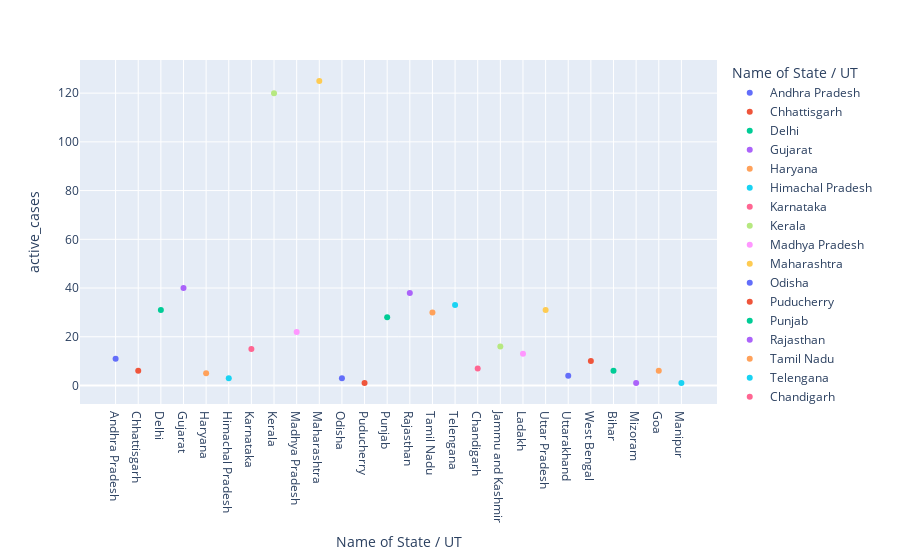

The notebook cell saved with this chart:
### Code cell
px.scatter(df,x='Name of State / UT',y='active_cases',color = 'Name of State / UT')

### Figure 1 — Plotly figure (JSON) as saved in the notebook; plotly's stock layout.template omitted (floating-point values rounded to 4 significant figures)
{"data": [{"hovertemplate": "Name of State / UT=%{x}<br>active_cases=%{y}<extra></extra>", "legendgroup": "Andhra Pradesh", "marker": {"color": "#636efa", "symbol": "circle"}, "mode": "markers", "name": "Andhra Pradesh", "orientation": "v", "showlegend": true, "type": "scatter", "x": ["Andhra Pradesh"], "xaxis": "x", "y": [11], "yaxis": "y"}, {"hovertemplate": "Name of State / UT=%{x}<br>active_cases=%{y}<extra></extra>", "legendgroup": "Chhattisgarh", "marker": {"color": "#EF553B", "symbol": "circle"}, "mode": "markers", "name": "Chhattisgarh", "orientation": "v", "showlegend": true, "type": "scatter", "x": ["Chhattisgarh"], "xaxis": "x", "y": [6], "yaxis": "y"}, {"hovertemplate": "Name of State / UT=%{x}<br>active_cases=%{y}<extra></extra>", "legendgroup": "Delhi", "marker": {"color": "#00cc96", "symbol": "circle"}, "mode": "markers", "name": "Delhi", "orientation": "v", "showlegend": true, "type": "scatter", "x": ["Delhi"], "xaxis": "x", "y": [31], "yaxis": "y"}, {"hovertemplate": "Name of State / UT=%{x}<br>active_cases=%{y}<extra></extra>", "legendgroup": "Gujarat", "marker": {"color": "#ab63fa", "symbol": "circle"}, "mode": "markers", "name": "Gujarat", "orientation": "v", "showlegend": true, "type": "scatter", "x": ["Gujarat"], "xaxis": "x", "y": [40], "yaxis": "y"}, {"hovertemplate": "Name of State / UT=%{x}<br>active_cases=%{y}<extra></extra>", "legendgroup": "Haryana", "marker": {"color": "#FFA15A", "symbol": "circle"}, "mode": "markers", "name": "Haryana", "orientation": "v", "showlegend": true, "type": "scatter", "x": ["Haryana"], "xaxis": "x", "y": [5], "yaxis": "y"}, {"hovertemplate": "Name of State / UT=%{x}<br>active_cases=%{y}<extra></extra>", "legendgroup": "Himachal Pradesh", "marker": {"color": "#19d3f3", "symbol": "circle"}, "mode": "markers", "name": "Himachal Pradesh", "orientation": "v", "showlegend": true, "type": "scatter", "x": ["Himachal Pradesh"], "xaxis": "x", "y": [3], "yaxis": "y"}, {"hovertemplate": "Name of State / UT=%{x}<br>active_cases=%{y}<extra></extra>", "legendgroup": "Karnataka", "marker": {"color": "#FF6692", "symbol": "circle"}, "mode": "markers", "name": "Karnataka", "orientation": "v", "showlegend": true, "type": "scatter", "x": ["Karnataka"], "xaxis": "x", "y": [15], "yaxis": "y"}, {"hovertemplate": "Name of State / UT=%{x}<br>active_cases=%{y}<extra></extra>", "legendgroup": "Kerala", "marker": {"color": "#B6E880", "symbol": "circle"}, "mode": "markers", "name": "Kerala", "orientation": "v", "showlegend": true, "type": "scatter", "x": ["Kerala"], "xaxis": "x", "y": [120], "yaxis": "y"}, {"hovertemplate": "Name of State / UT=%{x}<br>active_cases=%{y}<extra></extra>", "legendgroup": "Madhya Pradesh", "marker": {"color": "#FF97FF", "symbol": "circle"}, "mode": "markers", "name": "Madhya Pradesh", "orientation": "v", "showlegend": true, "type": "scatter", "x": ["Madhya Pradesh"], "xaxis": "x", "y": [22], "yaxis": "y"}, {"hovertemplate": "Name of State / UT=%{x}<br>active_cases=%{y}<extra></extra>", "legendgroup": "Maharashtra", "marker": {"color": "#FECB52", "symbol": "circle"}, "mode": "markers", "name": "Maharashtra", "orientation": "v", "showlegend": true, "type": "scatter", "x": ["Maharashtra"], "xaxis": "x", "y": [125], "yaxis": "y"}, {"hovertemplate": "Name of State / UT=%{x}<br>active_cases=%{y}<extra></extra>", "legendgroup": "Odisha", "marker": {"color": "#636efa", "symbol": "circle"}, "mode": "markers", "name": "Odisha", "orientation": "v", "showlegend": true, "type": "scatter", "x": ["Odisha"], "xaxis": "x", "y": [3], "yaxis": "y"}, {"hovertemplate": "Name of State / UT=%{x}<br>active_cases=%{y}<extra></extra>", "legendgroup": "Puducherry", "marker": {"color": "#EF553B", "symbol": "circle"}, "mode": "markers", "name": "Puducherry", "orientation": "v", "showlegend": true, "type": "scatter", "x": ["Puducherry"], "xaxis": "x", "y": [1], "yaxis": "y"}, {"hovertemplate": "Name of State / UT=%{x}<br>active_cases=%{y}<extra></extra>", "legendgroup": "Punjab", "marker": {"color": "#00cc96", "symbol": "circle"}, "mode": "markers", "name": "Punjab", "orientation": "v", "showlegend": true, "type": "scatter", "x": ["Punjab"], "xaxis": "x", "y": [28], "yaxis": "y"}, {"hovertemplate": "Name of State / UT=%{x}<br>active_cases=%{y}<extra></extra>", "legendgroup": "Rajasthan", "marker": {"color": "#ab63fa", "symbol": "circle"}, "mode": "markers", "name": "Rajasthan", "orientation": "v", "showlegend": true, "type": "scatter", "x": ["Rajasthan"], "xaxis": "x", "y": [38], "yaxis": "y"}, {"hovertemplate": "Name of State / UT=%{x}<br>active_cases=%{y}<extra></extra>", "legendgroup": "Tamil Nadu", "marker": {"color": "#FFA15A", "symbol": "circle"}, "mode": "markers", "name": "Tamil Nadu", "orientation": "v", "showlegend": true, "type": "scatter", "x": ["Tamil Nadu"], "xaxis": "x", "y": [30], "yaxis": "y"}, {"hovertemplate": "Name of State / UT=%{x}<br>active_cases=%{y}<extra></extra>", "legendgroup": "Telengana", "marker": {"color": "#19d3f3", "symbol": "circle"}, "mode": "markers", "name": "Telengana", "orientation": "v", "showlegend": true, "type": "scatter", "x": ["Telengana"], "xaxis": "x", "y": [33], "yaxis": "y"}, {"hovertemplate": "Name of State / UT=%{x}<br>active_cases=%{y}<extra></extra>", "legendgroup": "Chandigarh", "marker": {"color": "#FF6692", "symbol": "circle"}, "mode": "markers", "name": "Chandigarh", "orientation": "v", "showlegend": true, "type": "scatter", "x": ["Chandigarh"], "xaxis": "x", "y": [7], "yaxis": "y"}, {"hovertemplate": "Name of State / UT=%{x}<br>active_cases=%{y}<extra></extra>", "legendgroup": "Jammu and Kashmir", "marker": {"color": "#B6E880", "symbol": "circle"}, "mode": "markers", "name": "Jammu and Kashmir", "orientation": "v", "showlegend": true, "type": "scatter", "x": ["Jammu and Kashmir"], "xaxis": "x", "y": [16], "yaxis": "y"}, {"hovertemplate": "Name of State / UT=%{x}<br>active_cases=%{y}<extra></extra>", "legendgroup": "Ladakh", "marker": {"color": "#FF97FF", "symbol": "circle"}, "mode": "markers", "name": "Ladakh", "orientation": "v", "showlegend": true, "type": "scatter", "x": ["Ladakh"], "xaxis": "x", "y": [13], "yaxis": "y"}, {"hovertemplate": "Name of State / UT=%{x}<br>active_cases=%{y}<extra></extra>", "legendgroup": "Uttar Pradesh", "marker": {"color": "#FECB52", "symbol": "circle"}, "mode": "markers", "name": "Uttar Pradesh", "orientation": "v", "showlegend": true, "type": "scatter", "x": ["Uttar Pradesh"], "xaxis": "x", "y": [31], "yaxis": "y"}, {"hovertemplate": "Name of State / UT=%{x}<br>active_cases=%{y}<extra></extra>", "legendgroup": "Uttarakhand", "marker": {"color": "#636efa", "symbol": "circle"}, "mode": "markers", "name": "Uttarakhand", "orientation": "v", "showlegend": true, "type": "scatter", "x": ["Uttarakhand"], "xaxis": "x", "y": [4], "yaxis": "y"}, {"hovertemplate": "Name of State / UT=%{x}<br>active_cases=%{y}<extra></extra>", "legendgroup": "West Bengal", "marker": {"color": "#EF553B", "symbol": "circle"}, "mode": "markers", "name": "West Bengal", "orientation": "v", "showlegend": true, "type": "scatter", "x": ["West Bengal"], "xaxis": "x", "y": [10], "yaxis": "y"}, {"hovertemplate": "Name of State / UT=%{x}<br>active_cases=%{y}<extra></extra>", "legendgroup": "Bihar", "marker": {"color": "#00cc96", "symbol": "circle"}, "mode": "markers", "name": "Bihar", "orientation": "v", "showlegend": true, "type": "scatter", "x": ["Bihar"], "xaxis": "x", "y": [6], "yaxis": "y"}, {"hovertemplate": "Name of State / UT=%{x}<br>active_cases=%{y}<extra></extra>", "legendgroup": "Mizoram", "marker": {"color": "#ab63fa", "symbol": "circle"}, "mode": "markers", "name": "Mizoram", "orientation": "v", "showlegend": true, "type": "scatter", "x": ["Mizoram"], "xaxis": "x", "y": [1], "yaxis": "y"}, {"hovertemplate": "Name of State / UT=%{x}<br>active_cases=%{y}<extra></extra>", "legendgroup": "Goa", "marker": {"color": "#FFA15A", "symbol": "circle"}, "mode": "markers", "name": "Goa", "orientation": "v", "showlegend": true, "type": "scatter", "x": ["Goa"], "xaxis": "x", "y": [6], "yaxis": "y"}, {"hovertemplate": "Name of State / UT=%{x}<br>active_cases=%{y}<extra></extra>", "legendgroup": "Manipur", "marker": {"color": "#19d3f3", "symbol": "circle"}, "mode": "markers", "name": "Manipur", "orientation": "v", "showlegend": true, "type": "scatter", "x": ["Manipur"], "xaxis": "x", "y": [1], "yaxis": "y"}], "layout": {"legend": {"title": {"text": "Name of State / UT"}, "tracegroupgap": 0}, "margin": {"t": 60}, "xaxis": {"anchor": "y", "categoryarray": ["Andhra Pradesh", "Chhattisgarh", "Delhi", "Gujarat", "Haryana", "Himachal Pradesh", "Karnataka", "Kerala", "Madhya Pradesh", "Maharashtra", "Odisha", "Puducherry", "Punjab", "Rajasthan", "Tamil Nadu", "Telengana", "Chandigarh", "Jammu and Kashmir", "Ladakh", "Uttar Pradesh", "Uttarakhand", "West Bengal", "Bihar", "Mizoram", "Goa", "Manipur"], "categoryorder": "array", "domain": [0, 1], "title": {"text": "Name of State / UT"}}, "yaxis": {"anchor": "x", "domain": [0, 1], "title": {"text": "active_cases"}}}}
